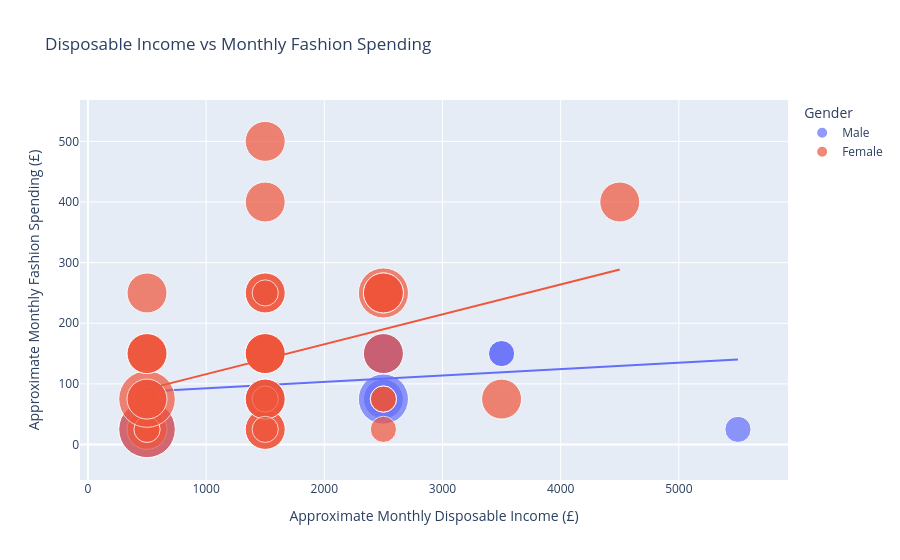

Notebook code cell kept with this figure:
### Markdown cell above
## 12. Income versus fashion spending

The OLS trendline provides a visual representation of the relationship later tested formally using Pearson correlation and simple linear regression.

### Code cell
fig = px.scatter(
    analysis_df,
    x='Income_Numeric',
    y='Fashion_Spending',
    color='Gender',
    size='Purchase_Frequency',
    hover_data=['Age_Group','Personalisation_Score','Brand_Reputation_Score'],
    trendline='ols',
    title='Disposable Income vs Monthly Fashion Spending',
    labels={
        'Income_Numeric':'Approximate Monthly Disposable Income (£)',
        'Fashion_Spending':'Approximate Monthly Fashion Spending (£)',
        'Purchase_Frequency':'Purchase Frequency'
    },
    size_max=40
)
fig.show()

### Figure 1 — Plotly figure (JSON) as saved in the notebook; plotly's stock layout.template omitted (floating-point values rounded to 4 significant figures; data arrays with more than 128 entries replaced by an {"elided": "..."} marker saying what was removed)
{"data": [{"customdata": [["18–24", 4, 3], ["18–24", 3.4, 4], ["25–34", 4.2, 2.6], ["45–54", 4.2, 4.2], ["18–24", 2.8, 4], ["18–24", 3.6, 5], ["18–24", 5, 3.8], ["35–44", 5, 3.4], ["25–34", 3.2, 3.4], ["18–24", 3.6, 5], ["25–34", 3.6, 4.2], ["18–24", 1.2, 4], ["18–24", 2.4, 4.4], ["18–24", 4.4, 4.6], ["18–24", 4.4, 4.4], ["25–34", 4.2, 5], ["18–24", 4, 4.8], ["25–34", 3, 3], ["25–34", 3.8, 5], ["25–34", 5, 5], ["25–34", 3.8, 4], ["18–24", 3.6, 3.6]], "hovertemplate": "Gender=Male<br>Approximate Monthly Disposable Income (£)=%{x}<br>Approximate Monthly Fashion Spending (£)=%{y}<br>Purchase Frequency=%{marker.size}<br>Age_Group=%{customdata[0]}<br>Personalisation_Score=%{customdata[1]}<br>Brand_Reputation_Score=%{customdata[2]}<extra></extra>", "legendgroup": "Male", "marker": {"color": "#636efa", "size": [1.5, 1.5, 3.5, 1.5, 1.5, 1.5, 7, 1.5, 1.5, 3.5, 1.5, 3.5, 1.5, 1.5, 5.5, 1.5, 3.5, 3.5, 1.5, 3.5, 3.5, 1.5], "sizemode": "area", "sizeref": 0.004375, "symbol": "circle"}, "mode": "markers", "name": "Male", "orientation": "v", "showlegend": true, "type": "scatter", "x": [1500, 500, 2500, 1500, 1500, 500, 500, 1500, 3500, 1500, 1500, 500, 5500, 3500, 2500, 1500, 2500, 2500, 2500, 2500, 1500, 500], "xaxis": "x", "y": [75, 75, 75, 250, 75, 25, 25, 75, 150, 75, 150, 75, 25, 150, 75, 75, 150, 250, 75, 150, 150, 25], "yaxis": "y"}, {"hovertemplate": "<b>OLS trendline</b><br>Fashion_Spending = 0.0105225 * Income_Numeric + 82.1843<br>R<sup>2</sup>=0.039122<br><br>Gender=Male<br>Approximate Monthly Disposable Income (£)=%{x}<br>Approximate Monthly Fashion Spending (£)=%{y} <b>(trend)</b><extra></extra>", "legendgroup": "Male", "marker": {"color": "#636efa", "symbol": "circle"}, "mode": "lines", "name": "Male", "showlegend": false, "type": "scatter", "x": [500, 500, 500, 500, 500, 1500, 1500, 1500, 1500, 1500, 1500, 1500, 1500, 2500, 2500, 2500, 2500, 2500, 2500, 3500, 3500, 5500], "xaxis": "x", "y": [87.45, 87.45, 87.45, 87.45, 87.45, 97.97, 97.97, 97.97, 97.97, 97.97, 97.97, 97.97, 97.97, 108.5, 108.5, 108.5, 108.5, 108.5, 108.5, 119.0, 119.0, 140.1], "yaxis": "y"}, {"customdata": {"elided": "46x3 mixed values"}, "hovertemplate": "Gender=Female<br>Approximate Monthly Disposable Income (£)=%{x}<br>Approximate Monthly Fashion Spending (£)=%{y}<br>Purchase Frequency=%{marker.size}<br>Age_Group=%{customdata[0]}<br>Personalisation_Score=%{customdata[1]}<br>Brand_Reputation_Score=%{customdata[2]}<extra></extra>", "legendgroup": "Female", "marker": {"color": "#EF553B", "size": [3.5, 3.5, 3.5, 1.5, 3.5, 3.5, 5.5, 3.5, 1.5, 1.5, 3.5, 3.5, 1.5, 3.5, 3.5, 3.5, 1.5, 3.5, 1.5, 1.5, 1.5, 1.5, 3.5, 3.5, 1.5, 7, 3.5, 1.5, 1.5, 3.5, 3.5, 3.5, 3.5, 7, 3.5, 3.5, 1.5, 3.5, 1.5, 3.5, 3.5, 3.5, 3.5, 3.5, 1.5, 3.5], "sizemode": "area", "sizeref": 0.004375, "symbol": "circle"}, "mode": "markers", "name": "Female", "orientation": "v", "showlegend": true, "type": "scatter", "x": [2500, 500, 2500, 500, 1500, 1500, 2500, 1500, 500, 2500, 500, 1500, 500, 1500, 1500, 1500, 500, 2500, 500, 1500, 500, 500, 1500, 1500, 1500, 500, 1500, 2500, 500, 500, 1500, 500, 2500, 500, 500, 1500, 1500, 500, 2500, 1500, 500, 1500, 3500, 4500, 1500, 2500], "xaxis": "x", "y": [250, 25, 250, 25, 75, 25, 250, 150, 75, 75, 150, 250, 75, 250, 150, 150, 75, 250, 75, 250, 25, 75, 150, 150, 75, 25, 400, 25, 25, 75, 25, 250, 250, 75, 150, 75, 75, 150, 75, 75, 75, 500, 75, 400, 25, 150], "yaxis": "y"}, {"hovertemplate": "<b>OLS trendline</b><br>Fashion_Spending = 0.0492857 * Income_Numeric + 66.7857<br>R<sup>2</sup>=0.168038<br><br>Gender=Female<br>Approximate Monthly Disposable Income (£)=%{x}<br>Approximate Monthly Fashion Spending (£)=%{y} <b>(trend)</b><extra></extra>", "legendgroup": "Female", "marker": {"color": "#EF553B", "symbol": "circle"}, "mode": "lines", "name": "Female", "showlegend": false, "type": "scatter", "x": [500, 500, 500, 500, 500, 500, 500, 500, 500, 500, 500, 500, 500, 500, 500, 500, 500, 1500, 1500, 1500, 1500, 1500, 1500, 1500, 1500, 1500, 1500, 1500, 1500, 1500, 1500, 1500, 1500, 1500, 1500, 2500, 2500, 2500, 2500, 2500, 2500, 2500, 2500, 2500, 3500, 4500], "xaxis": "x", "y": [91.43, 91.43, 91.43, 91.43, 91.43, 91.43, 91.43, 91.43, 91.43, 91.43, 91.43, 91.43, 91.43, 91.43, 91.43, 91.43, 91.43, 140.7, 140.7, 140.7, 140.7, 140.7, 140.7, 140.7, 140.7, 140.7, 140.7, 140.7, 140.7, 140.7, 140.7, 140.7, 140.7, 140.7, 140.7, 190, 190, 190, 190, 190, 190, 190, 190, 190, 239.3, 288.6], "yaxis": "y"}], "layout": {"legend": {"itemsizing": "constant", "title": {"text": "Gender"}, "tracegroupgap": 0}, "title": {"text": "Disposable Income vs Monthly Fashion Spending"}, "xaxis": {"anchor": "y", "domain": [0, 1], "title": {"text": "Approximate Monthly Disposable Income (£)"}}, "yaxis": {"anchor": "x", "domain": [0, 1], "title": {"text": "Approximate Monthly Fashion Spending (£)"}}}}
